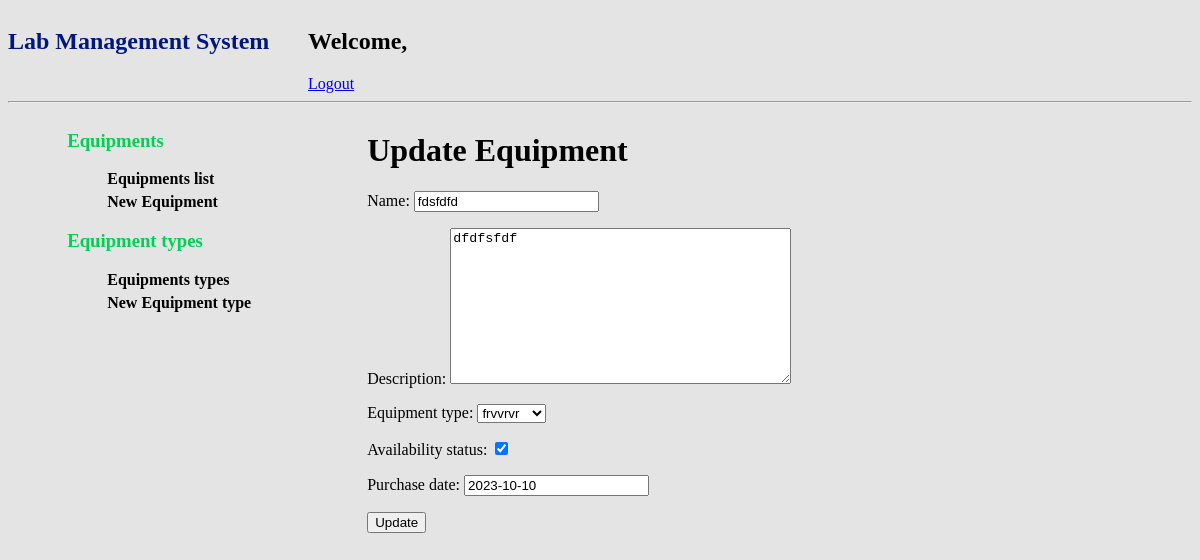
The app's page /users/update/5/ with its own data.
### base/models.py (models this page shows, shortened)
class LabEquipment(models.Model):
    name = models.CharField(max_length=100)
    description = models.TextField(blank=True)
    serial_numbers = models.CharField(max_length=200, unique=True)  # Ensure uniqueness of serial numbers
    equipment_type = models.ForeignKey(LabEquipmentType, on_delete=models.CASCADE)
    availability_status = models.BooleanField(default=True)
    purchase_date = models.DateField()

### base/views.py (the view)
# urls.py: path('update/<int:equipment_id>/', views.update_equipment_view, name='update_equipment'),
def update_equipment_view(request, equipment_id):
    equipment = get_object_or_404(LabEquipment, id=equipment_id)
    if request.method == 'POST':
        form = EquipmentUpdateForm(request.POST, instance=equipment)
        if form.is_valid():
            form.save()
            messages.success(request, "Update succeeded")
            return redirect('update_equipment', equipment_id=equipment_id)
    else:
        form = EquipmentUpdateForm(instance=equipment)
    return render(request, 'update_equipment.html', {'form': form})

### base/forms.py
class EquipmentUpdateForm(forms.ModelForm):
    class Meta:
        model = LabEquipment
        fields = ['name', 'description', 'equipment_type', 'availability_status', 'purchase_date']

### base/models.py (called while the page is built)
    def __str__(self):
        return self.type_name

### templates/update_equipment.html (shortened to what this page needs)
<!DOCTYPE html>
<html lang="en">
  <head>
  </head>
  <body>
    {% include 'navbar.html' %}
    <div class="container">
      {% include 'left_nav.html' %}
      <div class="right-part">
        <h1>Update Equipment</h1>
        <form method="POST">
           {{ form.as_p }}
          <button type="submit">Update</button>
        </form>
      </div>
    </div>
  </body>
</html>

### templates/left_nav.html (style rules this page uses)
body { background: #e4e4e4; }
.container { width: 90%; margin: auto; display: flex; flex-direction: row; flex-wrap: nowrap; }

### records on screen
LabEquipment: name "fdsfdfd", description "dfdfsfdf", equipment_type "frvvrvr", availability_status "☑", purchase_date "2023-10-10"
